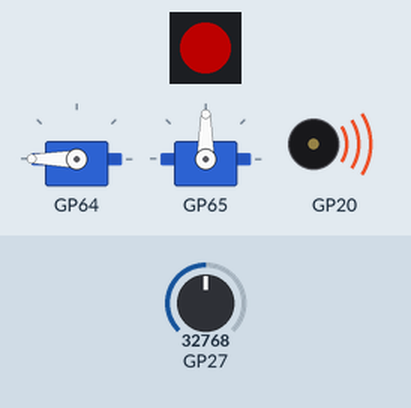
This program was run on a simulated Raspberry Pi Pico running MicroPython. Shown: 1 RGB LEDs in strip order, left to right, 2 × servo, buzzer (waves = sounding). The test bench sets the inputs (shaded band); at power-on: GP27 = 32768 (analog values on the 0–65535 scale). Dim RGB values are drawn brighter than linear.

Above: at 12.4 s.
12.5 s: GP27 set to 20432
At 21.9 s:
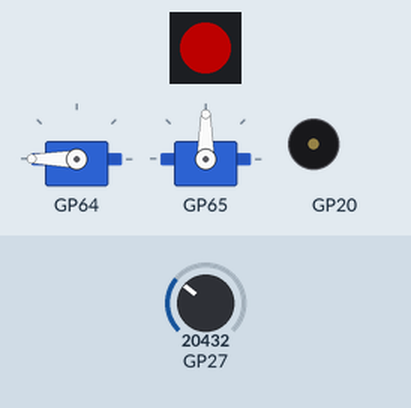
22.3 s: GP27 set to 19552
At 24.9 s:
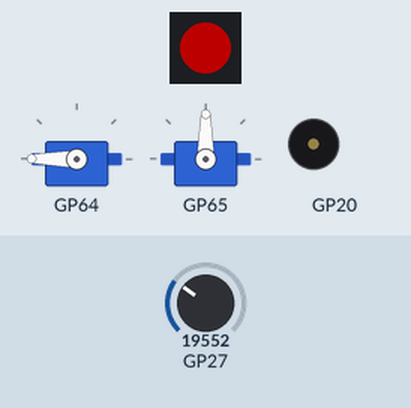
At 31.4 s:
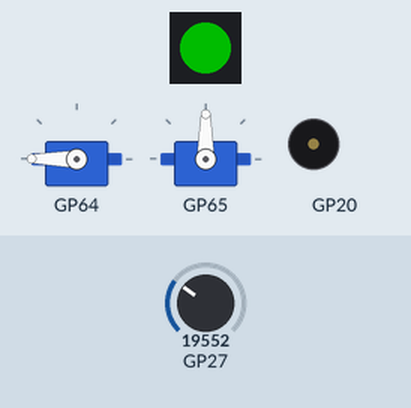
Timing chart, 0 to 32.9 s (numbered marks = the images above; inputs shaded):
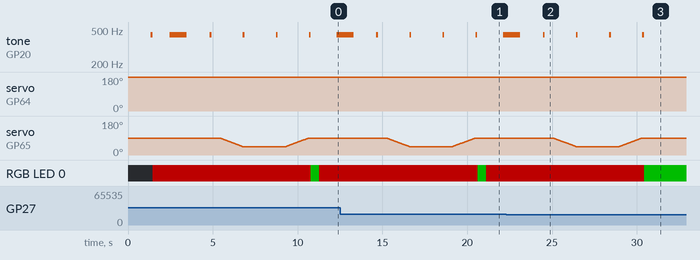

Measured:
- the behaviour switches between 20016 and 20000 on GP27 (found by bisection; images 1 and 2)
- after the input at 22.3 s, tone on GP20: goes on until 30.4 s, then stays silent; servo on GP64: goes on until 28.3 s, then stays 225°
- by itself, servo on GP64: rises from 181° to 270° in 4.8 s, then falls to 225° in 3.9 s
- by itself, tone on GP20: plays 440 Hz for 0.10 s, 440 Hz for 1.0 s, 440 Hz for 0.10 s, 440 Hz for 0.10 s, 440 Hz for 0.10 s, 440 Hz for 0.10 s … (7 notes in this stretch)

The program:

two_axis_robot_arm_v2.py
```python
from machine import Pin, PWM, ADC, I2C
from utime import sleep
from picobricks import WS2812, MotorDriver
#define libraries

ws = WS2812(6, brightness=0.3)
ldr=ADC(27)
buzzer=PWM(Pin(20, Pin.OUT))
i2c = I2C(0, scl=Pin(5), sda=Pin(4))   # Init I2C using pins
motor = MotorDriver(i2c)
# define LDR, buzzer and servo motors pins

buzzer.freq(440)
# define frequencies of buzzer

RED = (255, 0, 0)
GREEN = (0, 255, 0)
BLACK = (0, 0, 0) # RGB color settings
angleupdown=90
angleupdown2=180

def up():
    global angleupdown
    for i in range (45):
        angleupdown +=1
		motor.servo(2,angleupdown)
        sleep(0.03)
    buzzer.duty_u16(2000)
    sleep(0.1)
    buzzer.duty_u16(0)
    # servo2 goes up at specified intervals

def down():
    global angleupdown
    for i in range (45):
        angleupdown -=1
		motor.servo(2,angleupdown)
        sleep(0.03)
    buzzer.duty_u16(2000)
    sleep(0.1)
    buzzer.duty_u16(0)
    # servo2 goes down at specified intervals

def open():
    global angleupdown2
    for i in range (45):
        angleupdown2 +=1
		motor.servo(1,angleupdown2)
        sleep(0.03)
    buzzer.duty_u16(2000)
    sleep(0.1)
    buzzer.duty_u16(0)
    # servo1 works for opening the clamps
def close():
    global angleupdown2
    for i in range (45):
        angleupdown2 -=1
		motor.servo(1,angleupdown2)
        sleep(0.03)
    buzzer.duty_u16(2000)
    sleep(0.1)
    buzzer.duty_u16(0)
    # servo1 works for closing the clamps
open()
motor.servo(2,angleupdown)
ws.pixels_fill(BLACK)
ws.pixels_show()

while True:
    if ldr.read_u16()>20000:
        ws.pixels_fill(RED)
        ws.pixels_show()
        sleep(1)
        buzzer.duty_u16(2000)
        sleep(1)
        buzzer.duty_u16(0)
        open()
        sleep(0.5)
        down()
        sleep(0.5)
        close()
        sleep(0.5)
        up()
        ws.pixels_fill(GREEN)
        ws.pixels_show()
        sleep(0.5)
        # According to the data received from LDR, RGB LED lights red and green and servo motors move
```
